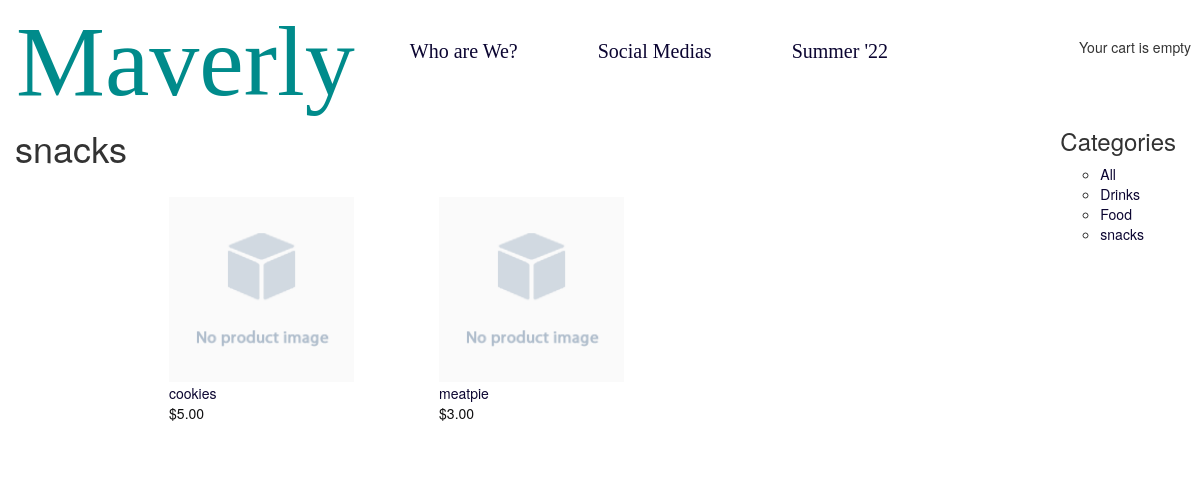
The page /snacks/ on the database its author committed.
### shop/models.py (models this page shows, shortened)
class Category(models.Model):
    name = models.CharField(max_length=200, db_index=True)
    slug = models.SlugField(max_length=200, unique=True)
    class Meta:
        ordering = ('name',)
        verbose_name='category'
        verbose_name_plural = 'categories'
    def get_absolute_url(self):
        return reverse("shop:product_list_by_category", args=[self.slug])

class Product(models.Model):
    category =	models.ForeignKey(Category, related_name='products', on_delete=models.CASCADE)
    name = models.CharField(max_length=200,	db_index=True)
    slug = models.SlugField(max_length=200,	db_index=True)
    image =	models.ImageField(upload_to='products/%Y/%m/%d', blank=True)
    description	= models.TextField(blank=True)
    price =	models.DecimalField(max_digits=10,	decimal_places=2)
    available =	models.BooleanField(default=True)
    created	= models.DateTimeField(auto_now_add=True)
    updated	= models.DateTimeField(auto_now=True)
    class Meta:
        ordering = ('name',)
        index_together	=	(('id',	'slug'),)
    def get_absolute_url(self):
        return reverse("shop:product_detail", args=[self.id, self.slug])

### shop/views.py (the view)
# urls.py: path('', views.product_list, name='product_list'),
def	product_list(request, category_slug = None):
    category = None
    categories = Category.objects.all()
    products =	Product.objects.filter(available=True)
    if category_slug:
        category = get_object_or_404(Category,	slug=category_slug)
        products =	products.filter(category=category)
    return render (request, 'shop/product/list.html', {'category':	category, 'categories':	categories, 'products':	products})

### cart/cart.py (called while the page is built)
    def __len__(self):
        return sum(item['quantity'] for item in self.cart.values())

### cart/context_processors.py (called while the page is built)
def cart(request):
    return {'cart' : Cart(request)}

### shop/templates/shop/product/list.html (shortened to what this page needs)
{%	extends	"shop/base.html" %}
{%	load static	%}
{%	block content %}
		<div id="sidebar" style= "float: right;">
			<h3>Categories</h3>
			<ul>
				<li	{% if	not	category %} class="selected"{%	endif	%}>
					<a	href= "{% url 'shop:product_list'%}">All</a>
				</li>
				{%	for	c in categories	%}
					<li	{% if category.slug	==	c.slug	%}class="selected" {%	endif	%}>
					<a	href= "{{c.get_absolute_url}}">{{c.name	}}</a>
					</li>
				{%	endfor	%}
			</ul>
		</div>
		<div id="product-list"	class="container">
			<h1>{%	if	category	%}{{ category.name }}{%	else %}Products {%	endif %}</h1>
			<div clas="row">
				{%	for	product	in	products %}
					<div id="item" class="col-md-3">
						<span class ="item_img-box" >
							<a	href="{{ product.get_absolute_url}}">
							<img src="{% if	product.image%} {{product.image.url}}
							{%else%}{% static 'img/default-product.png'%} {% endif	%}">
							</a>
							<a	href="{{ product.get_absolute_url }}">{{ product.name}}</a>
							<br>${{	product.price}}
						</span>
                    </div>
                {% endfor%}
			</div>
        </div>
{% endblock%}

### static/css/style.css (style rules this page uses)
a { color: rgb(11, 5, 49); }
ul { list-style-type: circle; }
body { background-color: white !important; }
#sidebar { float: right; position: fixed; right: 2%; }
#product-list { float: left; display: flex; justify-content: left; flex-wrap: wrap; flex-direction: row; }
#item { width: 250px; height: 350px; display: flex; margin-bottom: 150px; align-items: center; margin: 0 10px 10px 10px; }
.item_img-box::after { display: flex; margin-top: 100px; flex-direction: column; align-items: center; background-color: #f8f8f8; }
.item_img-box img { width: 100%; margin-top: 100px; }
.item_img-box { display: inline-block; color: #0f0f10; padding: 2px 17px; margin-top: -30px; margin-bottom: 15px; }

### rows shown on the page
Category: name "Drinks"
Category: name "Food"
Category: name "snacks"
Product: name "cookies", price "5.00"
Product: name "meatpie", price "3.00"
